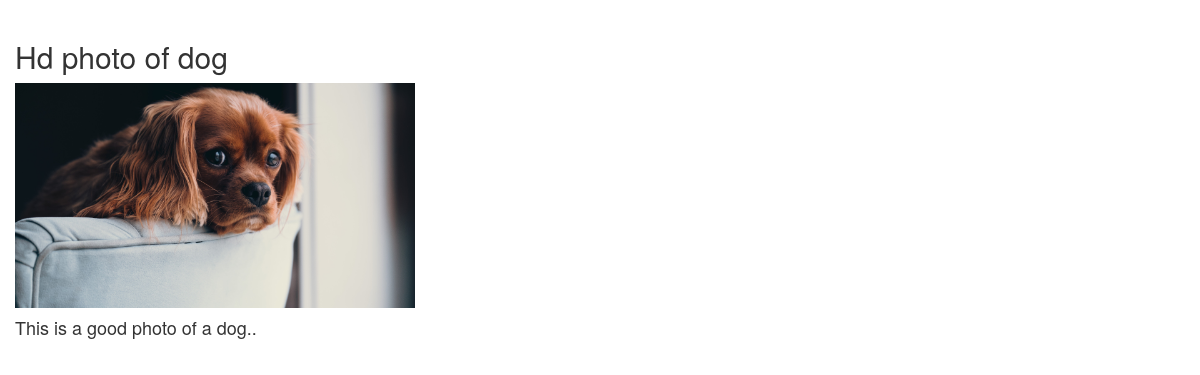
/accounts/images/2, run on the app's committed database.
### landing_page/models.py (models this page shows, shortened)
class BlogStuff(models.Model):
    title = models.TextField(max_length=200)
    description = models.TextField(max_length=100, default='This is the description...')
    date_published = models.DateField(default=datetime.now, blank=True)
    post_image = models.ImageField(upload_to='images', blank=True)

### landing_page/views.py (the view)
# urls.py: path('images/<int:id>', views.display_image, name='images'),
def display_image(request, id):
    image = get_object_or_404(BlogStuff, pk=id)
    context = {
        'image':image
    }
    return render(request, 'landing_page/display_image.html', context)

### landing_page/templates/landing_page/display_image.html
{% extends 'base.html' %}
{% block content %}
<div class="container-fluid">
    <div class="row">
        <div class="col-lg-4">
            <br>
            <h2>{{ image.title }}</h2>
            <img width="400px" class="img-responisive" src="{{ image.post_image.url }}" alt="images">
            <h4>{{ image.description }}</h4>
        </div>
    </div>
</div>
{% endblock content %}

### landing_page/static/css/main.css (style rules this page uses)
html, body { height: 100%; width: 100%; }

### data on the page
BlogStuff: title "Hd photo of dog", post_image (picture), description "This is a good photo of a dog.."
